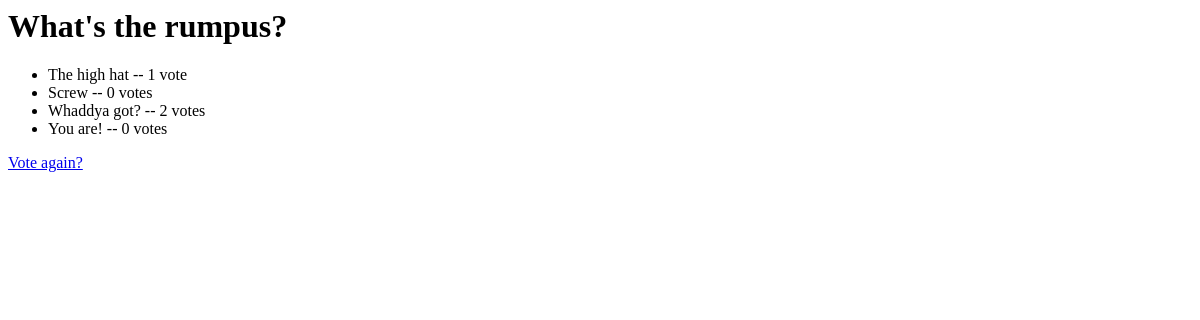
Before: /polls/1/results/ with the older database file.
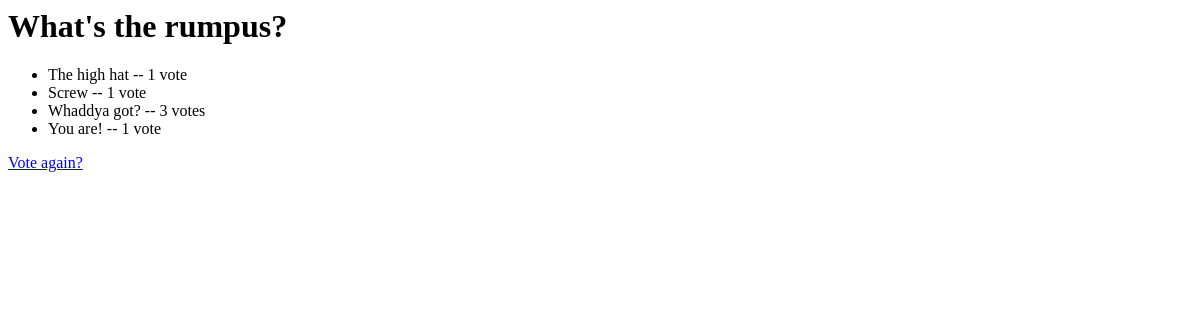
After: the same page with the newer database file.
### polls/models.py (models this page shows, shortened)
class Question(models.Model):
	question_text = models.CharField(max_length=200)
	pub_date = models.DateTimeField('date published')

class Choice(models.Model):
	question = models.ForeignKey(Question, on_delete=models.CASCADE)
	choice_text = models.CharField(max_length=200)
	votes = models.IntegerField(default = 0)

### polls/views.py (the view)
# urls.py: path('<int:pk>/results/', views.ResultsView.as_view(), name='results'),
class ResultsView(generic.DetailView):
	model= Question
	template_name = 'polls/results.html'

### polls/templates/polls/results.html
<h1>{{ question.question_text }}</h1>
<ul>
	{% for choice in question.choice_set.all %}
	<li>
		{{ choice.choice_text }} -- {{ choice.votes }} vote{{ choice.votes|pluralize }}
	</li>
	{% endfor %}
</ul>
<a href="{% url 'polls:detail' question.id %}">Vote again?</a>

Changed rows visible on the page:
changed Choice "Screw": votes "0" → "1"
changed Choice "Whaddya got?": votes "2" → "3"
changed Choice "You are!": votes "0" → "1"
